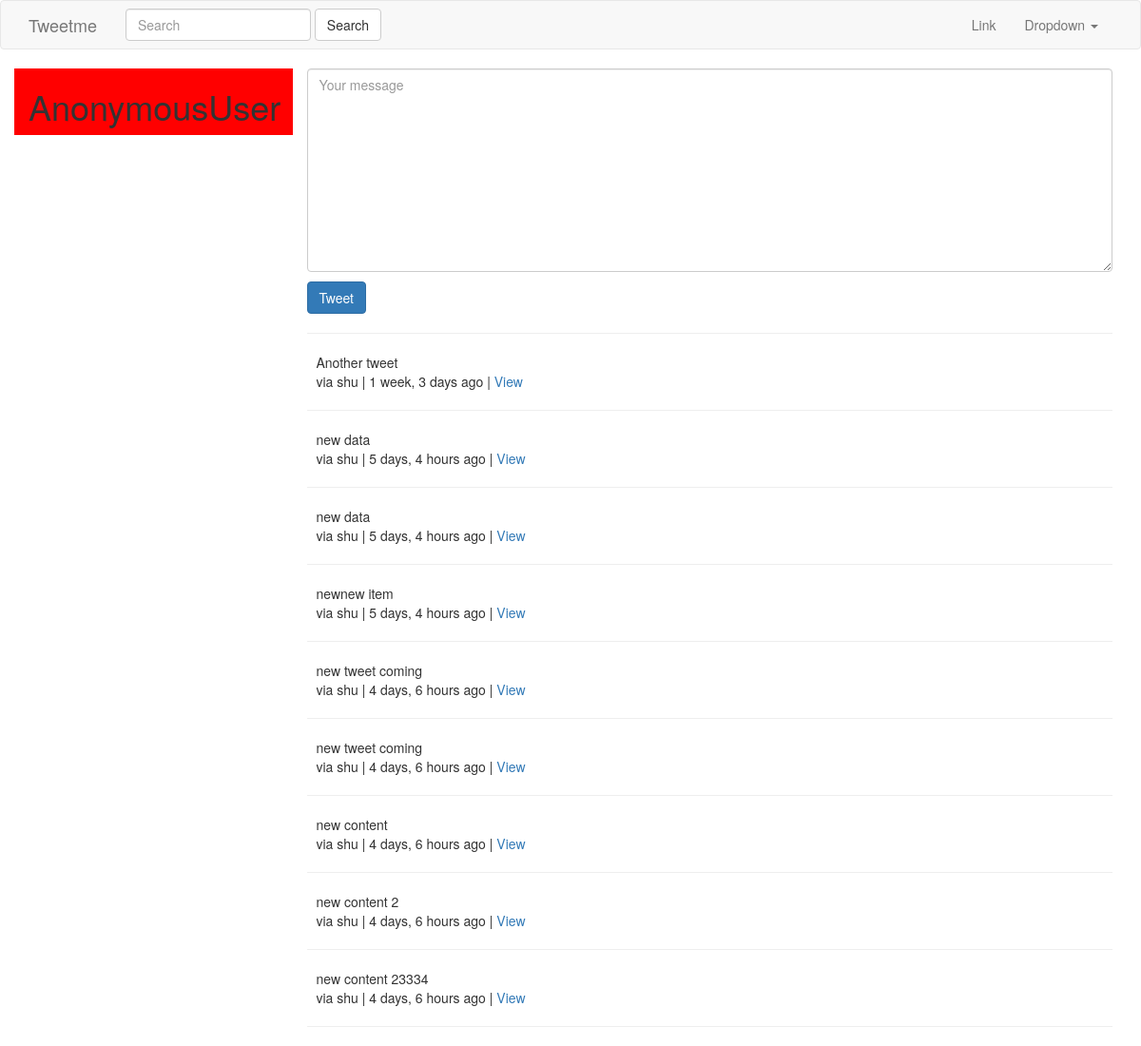
Before: / with the older database file.
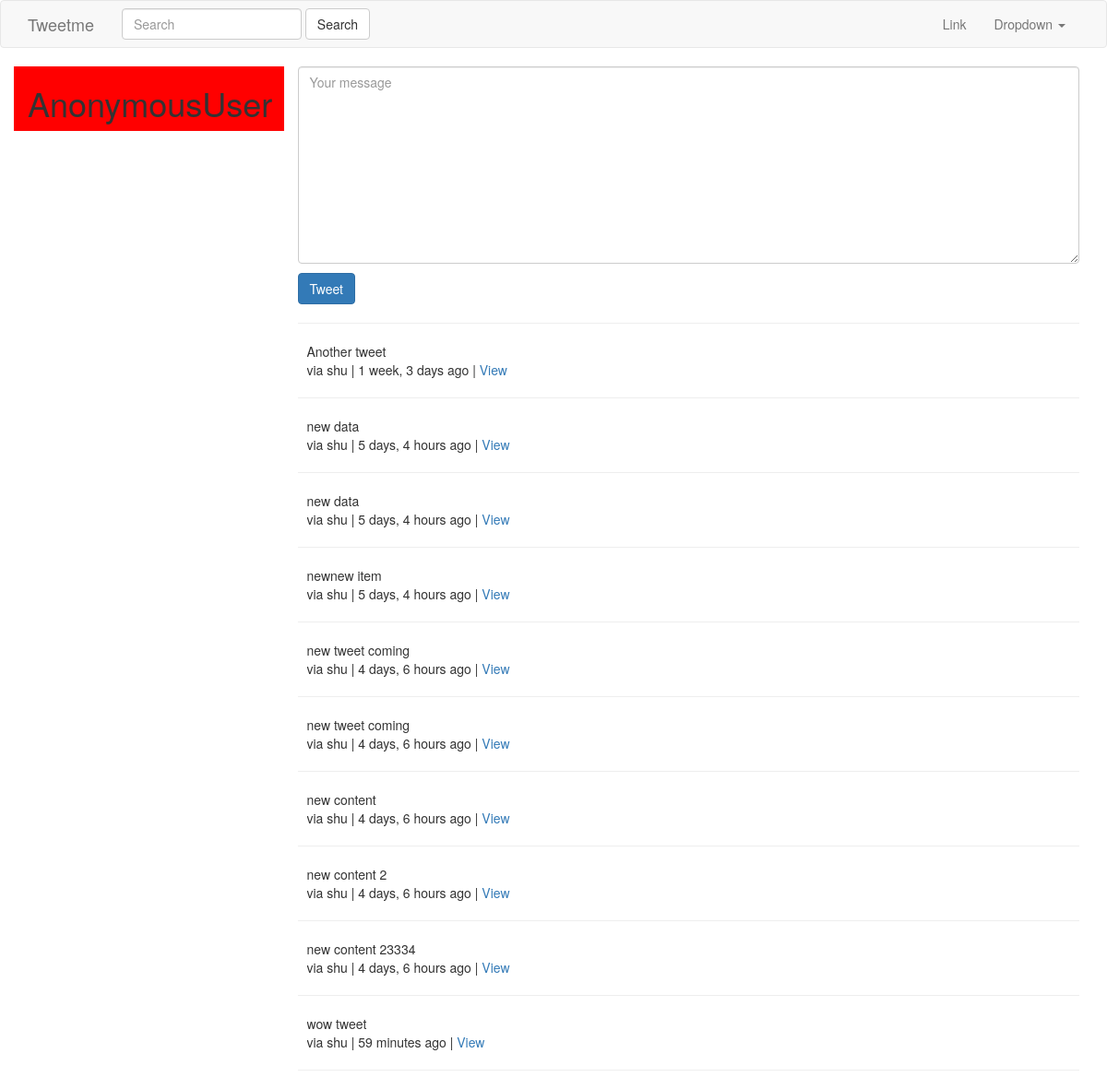
After: the same page with the newer database file.
### tweets/models.py (models this page shows, shortened)
class Tweet(models.Model):
    user        = models.ForeignKey(settings.AUTH_USER_MODEL)
    content     = models.CharField(max_length=140, validators=[validate_content])
    updated     = models.DateTimeField(auto_now=True)
    timestamp   = models.DateTimeField(auto_now_add=True)
    def get_absolute_url(self):
        return reverse("tweet:detail", kwargs={"pk":self.pk})

### tweets/views.py (the view)
# urls.py: url(r'^$', TweetListView.as_view(), name='home'),
class TweetListView(ListView):
    def get_queryset(self, *args, **kwargs):
        qs = Tweet.objects.all()
        print(self.request.GET)
        query = self.request.GET.get("q", None)
        if query is not None:
            qs = qs.filter(
                    Q(content__icontains=query) |
                    Q(user__username__icontains=query)
                    )
        return qs
    def get_context_data(self, *args, **kwargs):
        context = super(TweetListView, self).get_context_data(*args, **kwargs)
        context['create_form'] = TweetModelForm()
        context['create_url'] = reverse_lazy("tweet:create")
        return context

### tweets/forms.py
class TweetModelForm(forms.ModelForm):
    content = forms.CharField(label='', widget=forms.Textarea(attrs={'placeholder': "Your message", "class": "form-control"}))
    class Meta:
        model = Tweet
        fields = [
            "content"
        ]

### tweets/templates/tweets/tweet_list.html (shortened to what this page needs)
{% extends "base.html" %}
{% block content %}
    <div class="row">
        <div class="col-sm-3 col-xs-12" style="background-color:red">
        <h1>{{ request.user }}</h1>
        </div>
        <div class="col-sm-9">
        {% if not request.GET.q %}
        <div class="">
            {% include "tweets/form.html" with form=create_form action_url=create_url btn_title='Tweet' %}
        </div>
        <hr/>
        {% endif %}
        {% for object in object_list %}
            <div class="media">
                <div class="media-left">
                </div>
                <div class="media-body">
                    {{ object.content }}<br/>
                    via {{ object.user }} | {{ object.timestamp|timesince }} ago | <a href="{{ object.get_absolute_url }}">View</a>
                </div>
            </div>
            <hr/>
        {% empty %}
        {% if request.GET.q %}
            <p>No tweets found.</p>
        {% else %}
            <p>No tweets yet.</p>
        {% endif %}
    {% endfor %}
</div>
</div>
{% endblock content %}

Changed rows visible on the page:
added Tweet: content "wow tweet", user "shu", timestamp "59 minutes"
